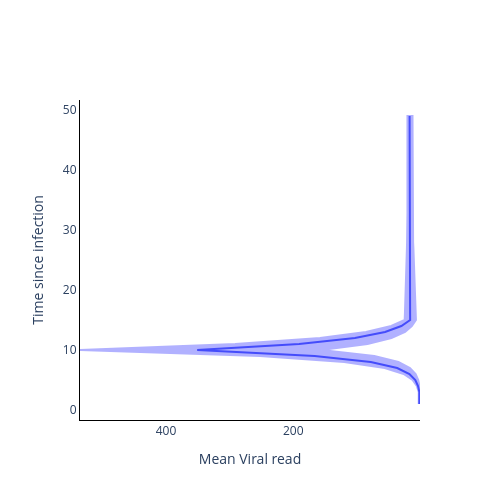

Write notebook code for a chart like this one.
### Code cell
fig = go.Figure()

fig.add_trace(
    go.Scatter(
        y=time_from_infec,
        x=np.mean(vr_val, axis=1),
        mode='lines',
        name='Mean Viral read',
        showlegend=False,
    )
)

fig.add_trace(
    go.Scatter(
        y=time_from_infec.tolist() + time_from_infec.tolist()[::-1],
        x=np.quantile(vr_val, 0.975, axis=1).tolist() + np.quantile(vr_val, 0.025, axis=1).tolist()[::-1],
        mode='lines',
        fill='toself',
        fillcolor='blue',
        line_color='blue',
        opacity=0.3,
        showlegend=False,
    )
)

# Add axis labels
fig.update_layout(
    width=500, 
    height=500,
    plot_bgcolor='white',
    xaxis=dict(
        linecolor='black',
        title = 'Mean Viral read',
        autorange='reversed'
        ),
    yaxis=dict(
        linecolor='black',
        title = 'Time since infection'),
    #legend=dict(
    #    orientation="h",
    #    yanchor="bottom",
    #    y=1.02,
    #    xanchor="right",
    #    x=1
    #)
    )

fig.write_image('images/Logistic-Viral_read_model.pdf')
fig.show()

### Figure 1 — Plotly figure (JSON) as saved in the notebook; plotly's stock layout.template omitted (floating-point values rounded to 4 significant figures)
{"data": [{"mode": "lines", "name": "Mean Viral read", "showlegend": false, "type": "scatter", "x": [1.818, 1.814, 1.811, 3.861, 8.151, 17.37, 36.61, 78.12, 166.4, 351.0, 190.9, 103.1, 55.68, 30.11, 16.27, 16.32, 16.35, 16.44, 16.48, 16.52, 16.6, 16.55, 16.69, 16.72, 16.77, 16.87, 16.89, 17.0, 17.03, 17.1, 17.15, 17.14, 17.1, 17.1, 17.15, 17.12, 17.13, 17.13, 17.12, 17.16, 17.14, 17.14, 17.08, 17.11, 17.1, 17.11, 17.16, 17.12, 17.13], "y": [1, 2, 3, 4, 5, 6, 7, 8, 9, 10, 11, 12, 13, 14, 15, 16, 17, 18, 19, 20, 21, 22, 23, 24, 25, 26, 27, 28, 29, 30, 31, 32, 33, 34, 35, 36, 37, 38, 39, 40, 41, 42, 43, 44, 45, 46, 47, 48, 49]}, {"fill": "toself", "fillcolor": "blue", "line": {"color": "blue"}, "mode": "lines", "opacity": 0.3, "showlegend": false, "type": "scatter", "x": [2.76, 2.774, 2.766, 5.842, 12.47, 26.42, 56.2, 119.9, 252.6, 535.2, 291.3, 158.0, 85.81, 46.03, 24.88, 24.52, 24.13, 24.09, 23.48, 23.25, 23.09, 22.72, 22.47, 22.15, 21.85, 21.6, 21.34, 21.09, 20.77, 20.46, 20.51, 20.5, 20.5, 20.52, 20.49, 20.47, 20.51, 20.5, 20.48, 20.49, 20.47, 20.49, 20.43, 20.53, 20.48, 20.46, 20.53, 20.49, 20.5, 12.58, 12.53, 12.72, 12.54, 12.43, 12.38, 12.44, 12.57, 12.56, 12.58, 12.35, 12.48, 12.42, 12.57, 12.61, 12.45, 12.41, 12.54, 12.57, 12.32, 12.04, 11.62, 11.18, 10.87, 10.38, 9.942, 9.709, 9.118, 9.023, 8.577, 8.421, 8.039, 7.554, 7.421, 7.158, 13.7, 24.25, 45.73, 83.26, 156.0, 72.6, 34.72, 16.58, 7.68, 3.552, 1.67, 0.8092, 0.786, 0.8143], "y": [1, 2, 3, 4, 5, 6, 7, 8, 9, 10, 11, 12, 13, 14, 15, 16, 17, 18, 19, 20, 21, 22, 23, 24, 25, 26, 27, 28, 29, 30, 31, 32, 33, 34, 35, 36, 37, 38, 39, 40, 41, 42, 43, 44, 45, 46, 47, 48, 49, 49, 48, 47, 46, 45, 44, 43, 42, 41, 40, 39, 38, 37, 36, 35, 34, 33, 32, 31, 30, 29, 28, 27, 26, 25, 24, 23, 22, 21, 20, 19, 18, 17, 16, 15, 14, 13, 12, 11, 10, 9, 8, 7, 6, 5, 4, 3, 2, 1]}], "layout": {"height": 500, "plot_bgcolor": "white", "width": 500, "xaxis": {"autorange": "reversed", "linecolor": "black", "title": {"text": "Mean Viral read"}}, "yaxis": {"linecolor": "black", "title": {"text": "Time since infection"}}}}
